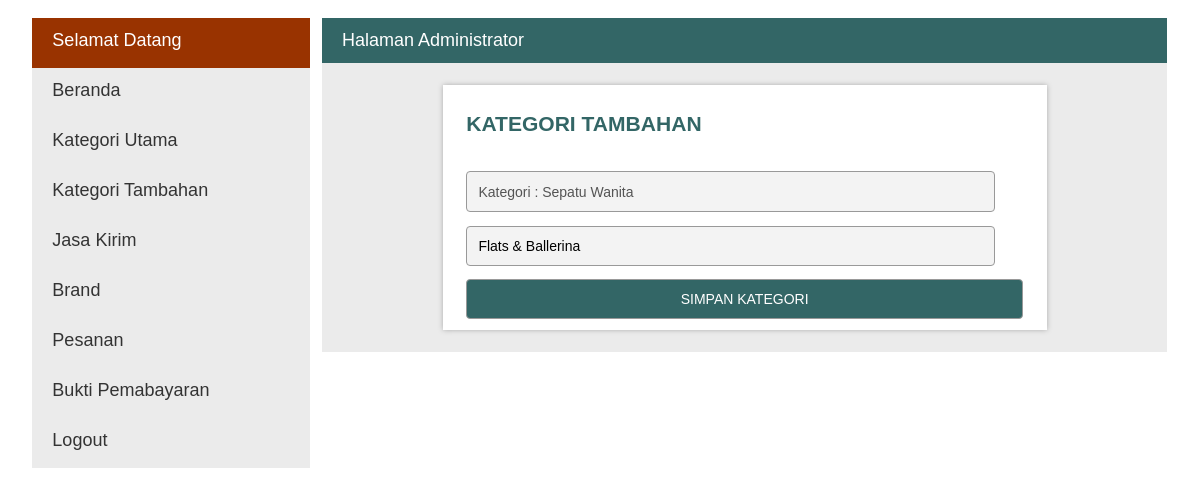
The app's page /admin/index.php?p=kategoriedit&idka=6 (signed in) with its own data.
### tables this page shows
CREATE TABLE IF NOT EXISTS `kategoriutama` (
  `idkat` int(11) NOT NULL AUTO_INCREMENT,
  `idadmin` int(11) NOT NULL,
  `namakat` varchar(40) NOT NULL,
  PRIMARY KEY (`idkat`)
);

CREATE TABLE IF NOT EXISTS `kategoritambahan` (
  `idkategori` int(11) NOT NULL AUTO_INCREMENT,
  `idkat` int(11) NOT NULL,
  `idadmin` int(11) NOT NULL,
  `namakategori` varchar(50) NOT NULL,
  PRIMARY KEY (`idkategori`)
);

### admin/kategoriedit.php (the view, shortened to what this page needs)
<?php
	$sqlka = mysql_query("select * from kategoritambahan where idkategori='$_GET[idka]'");
	$rka = mysql_fetch_array($sqlka);
	$sqlk = mysql_query("select * from kategoriutama where idkat='$rka[idkat]'");
	$rk = mysql_fetch_array($sqlk);
?>
<div id="kat">
<fieldset>
<form name="form1" method="post" action="<?php echo "?p=kategorieditaksi"; ?>" enctype="multipart/form-data">
  <h3>KATEGORI TAMBAHAN</h3>
  <input name="namakat" type="text" id="namakat" placeholder="Nama Kategori" value="Kategori : <?php echo "$rk[namakat]"; ?>" disabled>
  <input name="namakategori" type="text" id="namakategori" placeholder="Nama Kategori" value="<?php echo "$rka[namakategori]"; ?>">  <input type="submit" name="Submit" value="SIMPAN KATEGORI">
</form>
</fieldset>
</div>

### admin/style.css (style rules this page uses)
body { font-family:Arial; padding-left:0%; padding-right:0%; padding-top:10px; }
#kat { max-width:75%; margin:10px auto; position:relative; display:block; background-color:#FFFFFF; box-shadow: 0 0 5px #aaa; }
fieldset { margin:10px; border:none; }
form { margin:0; padding:0; }
input[type="text"], input[type="password"], input[type="file"], select, textarea { width:95%; padding:0.8em; margin-top:1em; font-family:Arial; font-size:14px; border:1px solid #999999; border-radius:4px; background-color:#F3F3F3; }
input[type="submit"] { width:100%; margin-top:0.9em; color:#FFF; background-color:#336666; padding:0.8em; font-family:Arial; font-size:14px; text-align:center; cursor:pointer; border:1px solid #999999; border-radius:4px; }

### records on screen
kategoriutama: namakat "Kategori : Sepatu Wanita"
kategoritambahan: namakategori "Flats & Ballerina"
